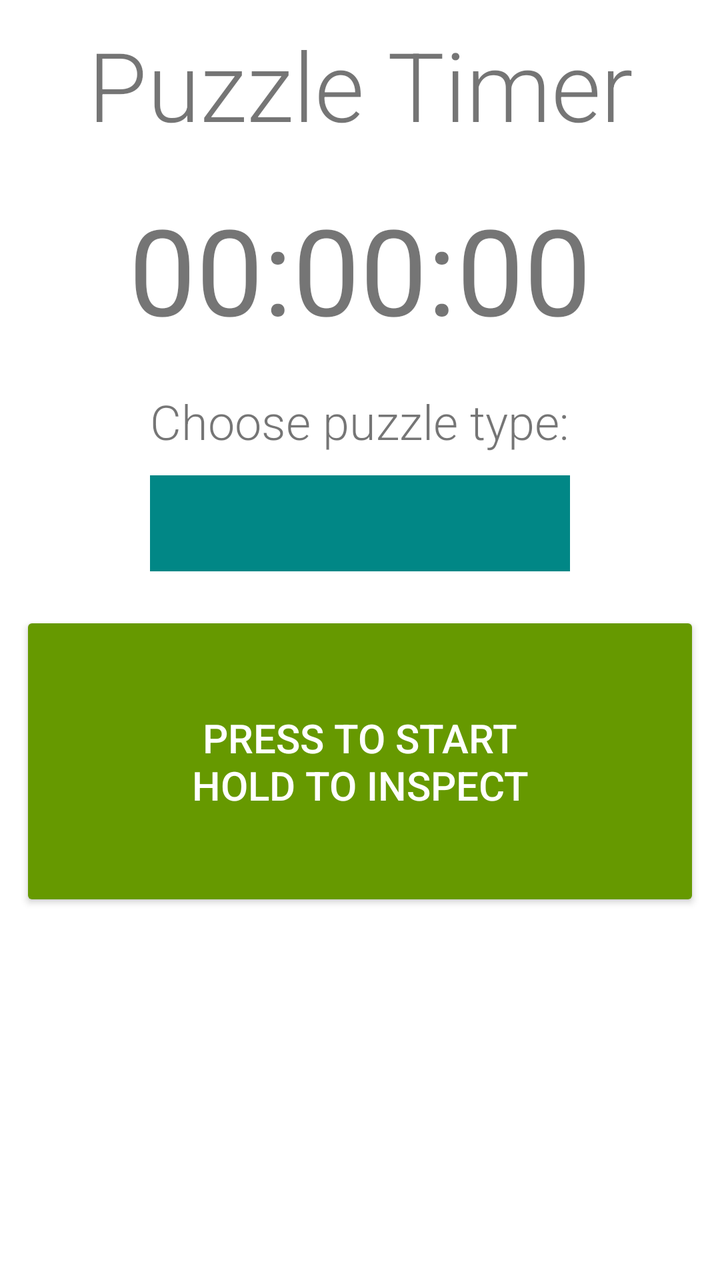
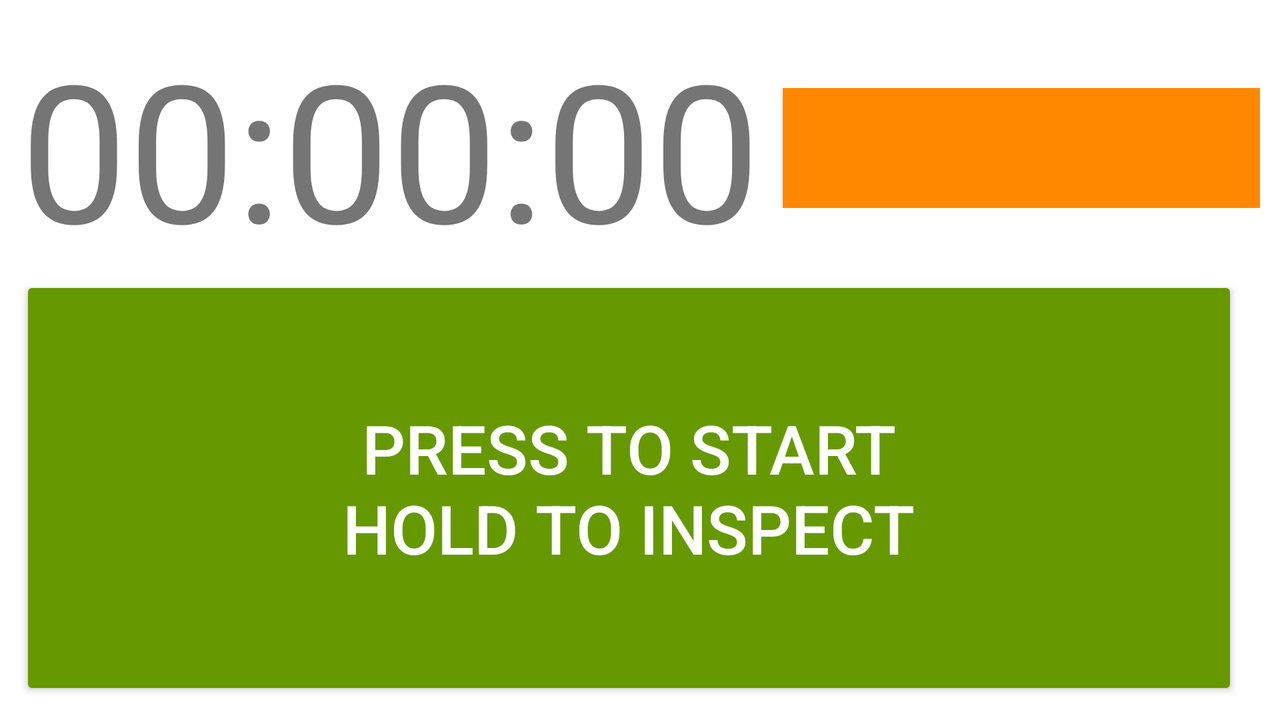

Two renders of one Android screen. The first uses the default layout on a phone; the second uses the alternative layout the repository ships for a different screen configuration, on a matching device. The two XML files are below.
<!-- AndroidManifest.xml: application theme Theme.PuzzleCenter -->
<!-- res/layout/activity_timer.xml -->
<?xml version="1.0" encoding="utf-8"?>
<androidx.constraintlayout.widget.ConstraintLayout xmlns:android="http://schemas.android.com/apk/res/android"
    xmlns:app="http://schemas.android.com/apk/res-auto"
    xmlns:tools="http://schemas.android.com/tools"
    android:id="@+id/wholeScreenLayout"
    android:layout_width="match_parent"
    android:layout_height="match_parent"
    tools:context=".TimerActivity">

    <LinearLayout
        android:id="@+id/linearLayoutScreen"
        android:layout_width="match_parent"
        android:layout_height="match_parent"
        android:layout_marginStart="10dp"
        android:layout_marginTop="10dp"
        android:layout_marginEnd="10dp"
        android:layout_marginBottom="10dp"
        android:gravity="center"
        android:orientation="vertical"
        app:layout_constraintBottom_toBottomOf="parent"
        app:layout_constraintEnd_toEndOf="parent"
        app:layout_constraintStart_toStartOf="parent"
        app:layout_constraintTop_toTopOf="parent">

        <TextView
            android:id="@+id/textViewTimerTitle"
            android:layout_width="match_parent"
            android:layout_height="wrap_content"
            android:fontFamily="sans-serif-light"
            android:text="@string/puzzle_timer"
            android:textAlignment="center"
            android:textSize="48sp" />

        <Space
            android:layout_width="match_parent"
            android:layout_height="20sp" />

        <TextView
            android:id="@+id/textViewTime"
            android:layout_width="match_parent"
            android:layout_height="wrap_content"
            android:fontFamily="sans-serif-thin"
            android:text="@string/zero_time"
            android:textAlignment="center"
            android:textSize="60sp"
            android:textStyle="bold" />

        <Space
            android:layout_width="match_parent"
            android:layout_height="20sp"
            android:textAlignment="center" />

        <TextView
            android:id="@+id/textViewPuzzleType"
            android:layout_width="wrap_content"
            android:layout_height="wrap_content"
            android:fontFamily="sans-serif-light"
            android:text="@string/choose_puzzle_type"
            android:textAlignment="center"
            android:textSize="24sp" />

        <Space
            android:layout_width="match_parent"
            android:layout_height="11sp" />

        <Spinner
            android:id="@+id/spinner"
            android:layout_width="210sp"
            android:layout_height="48sp"
            android:background="@color/teal_700"
            android:popupBackground="@color/teal_700"
            android:textAlignment="center"
            tools:ignore="SpeakableTextPresentCheck" />

        <Space
            android:layout_width="match_parent"
            android:layout_height="20sp" />

        <Button
            android:id="@+id/buttonStartTimer"
            android:layout_width="match_parent"
            android:layout_height="150sp"
            android:backgroundTint="@android:color/holo_green_dark"
            android:fontFamily="sans-serif-medium"
            android:onClick="solveTimerPressed"
            android:text="@string/start_timer"
            android:textColor="@color/white"
            android:textSize="20sp" />

        <Button
            android:id="@+id/buttonCancelTimer"
            android:layout_width="match_parent"
            android:layout_height="wrap_content"
            android:backgroundTint="#D50C0C"
            android:onClick="cancelTimerPressed"
            android:text="@string/cancel_timer"
            android:textColor="@color/white"
            android:visibility="gone" />

        <Space
            android:layout_width="match_parent"
            android:layout_height="20sp" />

        <ListView
            android:id="@+id/listViewTimes"
            android:layout_width="match_parent"
            android:layout_height="match_parent"
            android:layout_gravity="center" />

    </LinearLayout>
</androidx.constraintlayout.widget.ConstraintLayout>
<!-- resources referenced by this layout -->
<resources>
  <string name="cancel_timer">Cancel Timer!</string>
  <string name="choose_puzzle_type">Choose puzzle type:</string>
  <string name="puzzle_timer">Puzzle Timer</string>
  <string name="start_timer">Press to Start\nHold to Inspect</string>
  <string name="zero_time">00:00:00</string>
  <style name="Theme.PuzzleCenter" parent="Theme.MaterialComponents.DayNight.DarkActionBar">
          
          <item name="colorPrimary">@color/purple_500</item>
          <item name="colorPrimaryVariant">@color/purple_700</item>
          <item name="colorOnPrimary">@color/white</item>
          
          <item name="colorSecondary">@color/teal_200</item>
          <item name="colorSecondaryVariant">@color/teal_700</item>
          <item name="colorOnSecondary">@color/black</item>
          
          <item name="android:statusBarColor">?attr/colorPrimaryVariant</item>
          
      </style>
</resources>
<!-- res/layout-land/activity_timer.xml (the author's variant of the layout above) -->
<!-- drawn on the phone turned sideways -->
<?xml version="1.0" encoding="utf-8"?>
<androidx.constraintlayout.widget.ConstraintLayout xmlns:android="http://schemas.android.com/apk/res/android"
    xmlns:app="http://schemas.android.com/apk/res-auto"
    xmlns:tools="http://schemas.android.com/tools"
    android:id="@+id/wholeScreenLayout"
    android:layout_width="match_parent"
    android:layout_height="match_parent"
    tools:context=".TimerActivity">

    <LinearLayout
        android:id="@+id/linearLayoutScreen"
        android:layout_width="match_parent"
        android:layout_height="match_parent"
        android:layout_marginStart="10dp"
        android:layout_marginTop="10dp"
        android:layout_marginEnd="10dp"
        android:layout_marginBottom="10dp"
        android:gravity="center"
        android:orientation="vertical"
        app:layout_constraintBottom_toBottomOf="parent"
        app:layout_constraintEnd_toEndOf="parent"
        app:layout_constraintStart_toStartOf="parent"
        app:layout_constraintTop_toTopOf="parent">

        <LinearLayout
            android:layout_width="match_parent"
            android:layout_height="wrap_content"
            android:gravity="center"
            android:orientation="horizontal">

            <TextView
                android:id="@+id/textViewTime"
                android:layout_width="wrap_content"
                android:layout_height="wrap_content"
                android:fontFamily="sans-serif-thin"
                android:text="@string/zero_time"
                android:textAlignment="center"
                android:textSize="96sp"
                android:textStyle="bold" />

            <Space
                android:layout_width="11dp"
                android:layout_height="match_parent" />

            <Spinner
                android:id="@+id/spinner"
                android:layout_width="match_parent"
                android:layout_height="60dp"
                android:background="@android:color/holo_orange_dark"
                android:popupBackground="@android:color/holo_orange_dark"
                android:textAlignment="center"
                tools:ignore="SpeakableTextPresentCheck" />
        </LinearLayout>

        <LinearLayout
            android:layout_width="match_parent"
            android:layout_height="match_parent"
            android:orientation="horizontal">

            <Button
                android:id="@+id/buttonStartTimer"
                android:layout_width="match_parent"
                android:layout_height="match_parent"
                android:layout_weight="1"
                android:backgroundTint="@android:color/holo_green_dark"
                android:fontFamily="sans-serif-medium"
                android:onClick="solveTimerPressed"
                android:text="@string/start_timer"
                android:textColor="@color/white"
                android:textSize="34sp" />

            <Space
                android:layout_width="11dp"
                android:layout_height="match_parent" />

            <Button
                android:id="@+id/buttonCancelTimer"
                android:layout_width="match_parent"
                android:layout_height="match_parent"
                android:layout_weight="3"
                android:backgroundTint="#D50C0C"
                android:onClick="cancelTimerPressed"
                android:text="@string/cancel_timer"
                android:textColor="@color/white"
                android:textSize="20sp"
                android:visibility="gone" />
        </LinearLayout>

    </LinearLayout>
</androidx.constraintlayout.widget.ConstraintLayout>
<!-- resources referenced by the variant -->
<!-- as the phone turned sideways resolves them -->
<resources>
  <string name="cancel_timer">Cancel Timer!</string>
  <string name="start_timer">Press to Start\nHold to Inspect</string>
  <string name="zero_time">00:00:00</string>
  <style name="Theme.PuzzleCenter" parent="Theme.MaterialComponents.DayNight.DarkActionBar">
          
          <item name="colorPrimary">@color/purple_500</item>
          <item name="colorPrimaryVariant">@color/purple_700</item>
          <item name="colorOnPrimary">@color/white</item>
          
          <item name="colorSecondary">@color/teal_200</item>
          <item name="colorSecondaryVariant">@color/teal_700</item>
          <item name="colorOnSecondary">@color/black</item>
          
          <item name="android:statusBarColor">?attr/colorPrimaryVariant</item>
          
      </style>
</resources>
